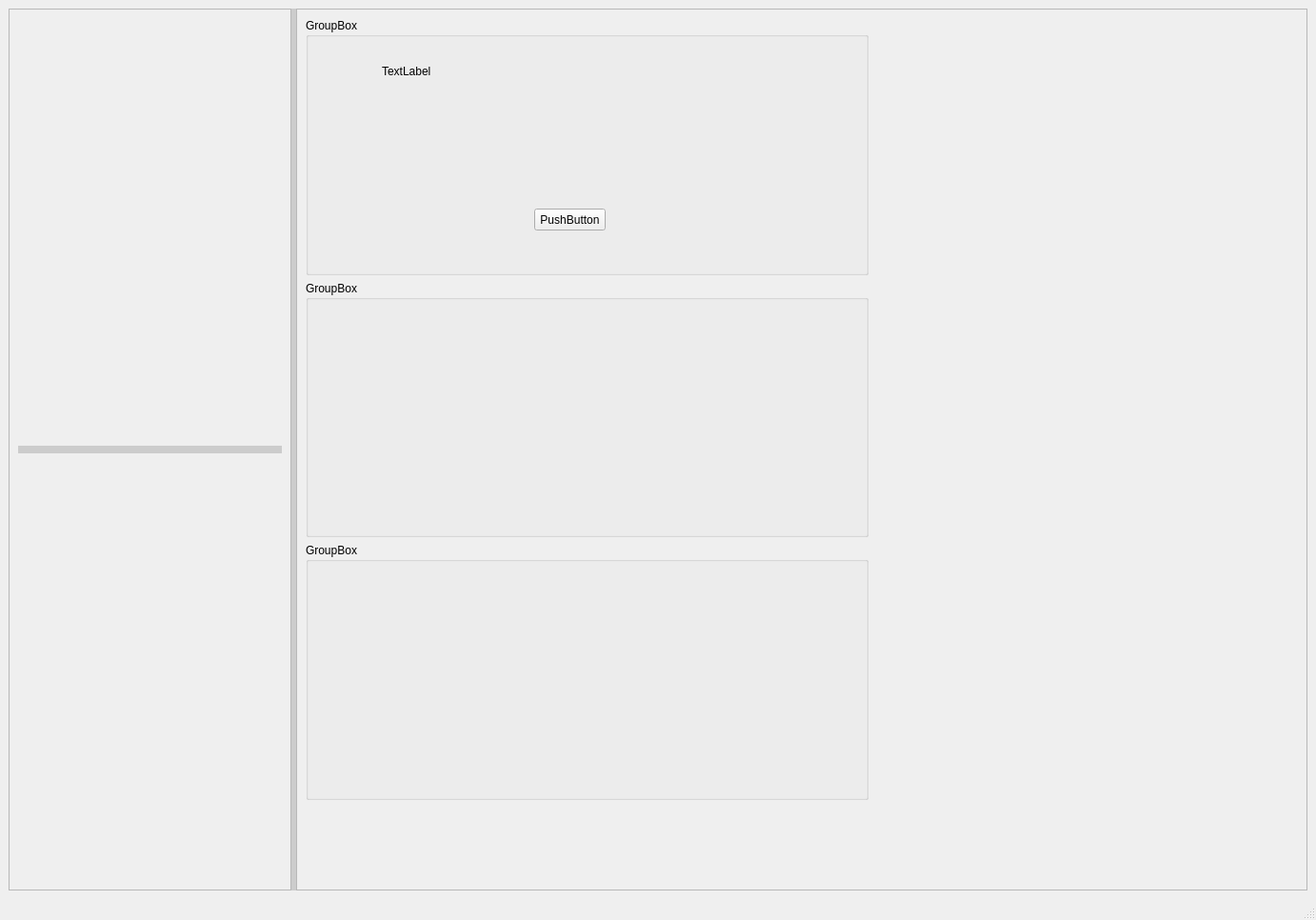
<?xml version="1.0" encoding="UTF-8"?>
<ui version="4.0">
 <class>MainWindow</class>
 <widget class="QMainWindow" name="MainWindow">
  <property name="geometry">
   <rect>
    <x>0</x>
    <y>0</y>
    <width>1382</width>
    <height>966</height>
   </rect>
  </property>
  <property name="windowTitle">
   <string>MainWindow</string>
  </property>
  <property name="styleSheet">
   <string notr="true">QSplitter::handle {
    background: #ccc;
    width: 8px;      /* 水平 splitter 的 handle 宽度 */
    height: 8px;     /* 垂直 splitter 的 handle 高度 */
}

/* 可选：鼠标悬停时高亮 */
QSplitter::handle:hover {
    background: #999;
}</string>
  </property>
  <widget class="QWidget" name="centralwidget">
   <layout class="QGridLayout" name="gridLayout_2">
    <item row="0" column="0">
     <widget class="QSplitter" name="splitter_h">
      <property name="frameShape">
       <enum>QFrame::NoFrame</enum>
      </property>
      <property name="frameShadow">
       <enum>QFrame::Sunken</enum>
      </property>
      <property name="lineWidth">
       <number>1</number>
      </property>
      <property name="orientation">
       <enum>Qt::Horizontal</enum>
      </property>
      <property name="handleWidth">
       <number>5</number>
      </property>
      <widget class="QFrame" name="frame_left">
       <property name="frameShape">
        <enum>QFrame::StyledPanel</enum>
       </property>
       <property name="frameShadow">
        <enum>QFrame::Raised</enum>
       </property>
       <layout class="QGridLayout" name="gridLayout">
        <item row="0" column="0">
         <widget class="QSplitter" name="splitter_v">
          <property name="orientation">
           <enum>Qt::Vertical</enum>
          </property>
          <widget class="QWidget" name="widget_up" native="true">
           <layout class="QVBoxLayout" name="verticalLayout_2">
            <item>
             <widget class="QWidget" name="widget_up_inner" native="true"/>
            </item>
           </layout>
          </widget>
          <widget class="QWidget" name="widget_down" native="true">
           <layout class="QVBoxLayout" name="verticalLayout_3"/>
          </widget>
         </widget>
        </item>
       </layout>
      </widget>
      <widget class="QFrame" name="frame_right">
       <property name="frameShape">
        <enum>QFrame::StyledPanel</enum>
       </property>
       <property name="frameShadow">
        <enum>QFrame::Raised</enum>
       </property>
       <widget class="QWidget" name="verticalLayoutWidget">
        <property name="geometry">
         <rect>
          <x>10</x>
          <y>10</y>
          <width>591</width>
          <height>821</height>
         </rect>
        </property>
        <layout class="QVBoxLayout" name="verticalLayout">
         <item>
          <widget class="QGroupBox" name="groupBox_3">
           <property name="title">
            <string>GroupBox</string>
           </property>
           <widget class="QLabel" name="label">
            <property name="geometry">
             <rect>
              <x>80</x>
              <y>40</y>
              <width>131</width>
              <height>31</height>
             </rect>
            </property>
            <property name="text">
             <string>TextLabel</string>
            </property>
           </widget>
           <widget class="QPushButton" name="pushButton">
            <property name="geometry">
             <rect>
              <x>240</x>
              <y>200</y>
              <width>75</width>
              <height>23</height>
             </rect>
            </property>
            <property name="text">
             <string>PushButton</string>
            </property>
           </widget>
          </widget>
         </item>
         <item>
          <widget class="QGroupBox" name="groupBox">
           <property name="title">
            <string>GroupBox</string>
           </property>
          </widget>
         </item>
         <item>
          <widget class="QGroupBox" name="groupBox_2">
           <property name="title">
            <string>GroupBox</string>
           </property>
          </widget>
         </item>
        </layout>
       </widget>
      </widget>
     </widget>
    </item>
   </layout>
  </widget>
  <widget class="QMenuBar" name="menubar">
   <property name="geometry">
    <rect>
     <x>0</x>
     <y>0</y>
     <width>1382</width>
     <height>23</height>
    </rect>
   </property>
  </widget>
  <widget class="QStatusBar" name="statusbar"/>
 </widget>
 <resources/>
 <connections/>
</ui>
